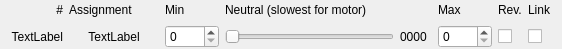
<?xml version="1.0" encoding="UTF-8"?>
<ui version="4.0">
 <class>outputChannelForm</class>
 <widget class="QWidget" name="outputChannelForm">
  <property name="geometry">
   <rect>
    <x>0</x>
    <y>0</y>
    <width>562</width>
    <height>49</height>
   </rect>
  </property>
  <property name="windowTitle">
   <string>Form</string>
  </property>
  <layout class="QGridLayout" name="gridLayout">
   <property name="topMargin">
    <number>1</number>
   </property>
   <property name="bottomMargin">
    <number>1</number>
   </property>
   <item row="1" column="0">
    <widget class="QLabel" name="actuatorNumber">
     <property name="sizePolicy">
      <sizepolicy hsizetype="Minimum" vsizetype="Preferred">
       <horstretch>0</horstretch>
       <verstretch>0</verstretch>
      </sizepolicy>
     </property>
     <property name="minimumSize">
      <size>
       <width>20</width>
       <height>0</height>
      </size>
     </property>
     <property name="toolTip">
      <string>Channel Number</string>
     </property>
     <property name="layoutDirection">
      <enum>Qt::LeftToRight</enum>
     </property>
     <property name="text">
      <string>TextLabel</string>
     </property>
     <property name="alignment">
      <set>Qt::AlignRight|Qt::AlignTrailing|Qt::AlignVCenter</set>
     </property>
    </widget>
   </item>
   <item row="1" column="1">
    <widget class="QLabel" name="actuatorName">
     <property name="sizePolicy">
      <sizepolicy hsizetype="Minimum" vsizetype="Preferred">
       <horstretch>0</horstretch>
       <verstretch>0</verstretch>
      </sizepolicy>
     </property>
     <property name="minimumSize">
      <size>
       <width>90</width>
       <height>0</height>
      </size>
     </property>
     <property name="text">
      <string>TextLabel</string>
     </property>
     <property name="alignment">
      <set>Qt::AlignCenter</set>
     </property>
    </widget>
   </item>
   <item row="1" column="2">
    <widget class="QSpinBox" name="actuatorMin">
     <property name="toolTip">
      <string>Minimum PWM value, beware of not overdriving your servo.</string>
     </property>
     <property name="maximum">
      <number>9999</number>
     </property>
    </widget>
   </item>
   <item row="1" column="3">
    <spacer name="horizontalSpacer">
     <property name="orientation">
      <enum>Qt::Horizontal</enum>
     </property>
     <property name="sizeType">
      <enum>QSizePolicy::Minimum</enum>
     </property>
     <property name="sizeHint" stdset="0">
      <size>
       <width>0</width>
       <height>20</height>
      </size>
     </property>
    </spacer>
   </item>
   <item row="1" column="4">
    <widget class="QSlider" name="actuatorNeutral">
     <property name="sizePolicy">
      <sizepolicy hsizetype="Expanding" vsizetype="Fixed">
       <horstretch>0</horstretch>
       <verstretch>0</verstretch>
      </sizepolicy>
     </property>
     <property name="minimumSize">
      <size>
       <width>0</width>
       <height>0</height>
      </size>
     </property>
     <property name="maximum">
      <number>9999</number>
     </property>
     <property name="orientation">
      <enum>Qt::Horizontal</enum>
     </property>
    </widget>
   </item>
   <item row="1" column="6">
    <spacer name="horizontalSpacer_2">
     <property name="orientation">
      <enum>Qt::Horizontal</enum>
     </property>
     <property name="sizeType">
      <enum>QSizePolicy::Minimum</enum>
     </property>
     <property name="sizeHint" stdset="0">
      <size>
       <width>5</width>
       <height>20</height>
      </size>
     </property>
    </spacer>
   </item>
   <item row="1" column="9">
    <widget class="QCheckBox" name="actuatorRev">
     <property name="toolTip">
      <string>Check to invert the channel.</string>
     </property>
    </widget>
   </item>
   <item row="1" column="10">
    <widget class="QCheckBox" name="actuatorLink">
     <property name="toolTip">
      <string>Output mode</string>
     </property>
    </widget>
   </item>
   <item row="1" column="8">
    <widget class="QSpinBox" name="actuatorMax">
     <property name="toolTip">
      <string>Maximum PWM value, beware of not overdriving your servo.</string>
     </property>
     <property name="maximum">
      <number>9999</number>
     </property>
    </widget>
   </item>
   <item row="0" column="1">
    <widget class="QLabel" name="legend0">
     <property name="sizePolicy">
      <sizepolicy hsizetype="Minimum" vsizetype="Preferred">
       <horstretch>0</horstretch>
       <verstretch>0</verstretch>
      </sizepolicy>
     </property>
     <property name="text">
      <string>Assignment</string>
     </property>
    </widget>
   </item>
   <item row="0" column="2">
    <widget class="QLabel" name="legend1">
     <property name="sizePolicy">
      <sizepolicy hsizetype="Minimum" vsizetype="Preferred">
       <horstretch>0</horstretch>
       <verstretch>0</verstretch>
      </sizepolicy>
     </property>
     <property name="text">
      <string>Min</string>
     </property>
    </widget>
   </item>
   <item row="0" column="4">
    <widget class="QLabel" name="legend2">
     <property name="sizePolicy">
      <sizepolicy hsizetype="Minimum" vsizetype="Preferred">
       <horstretch>0</horstretch>
       <verstretch>0</verstretch>
      </sizepolicy>
     </property>
     <property name="text">
      <string>Neutral (slowest for motor)</string>
     </property>
    </widget>
   </item>
   <item row="0" column="8">
    <widget class="QLabel" name="legend3">
     <property name="sizePolicy">
      <sizepolicy hsizetype="Minimum" vsizetype="Preferred">
       <horstretch>0</horstretch>
       <verstretch>0</verstretch>
      </sizepolicy>
     </property>
     <property name="text">
      <string>Max</string>
     </property>
    </widget>
   </item>
   <item row="0" column="9">
    <widget class="QLabel" name="legend4">
     <property name="sizePolicy">
      <sizepolicy hsizetype="Minimum" vsizetype="Preferred">
       <horstretch>0</horstretch>
       <verstretch>0</verstretch>
      </sizepolicy>
     </property>
     <property name="text">
      <string>Rev.</string>
     </property>
    </widget>
   </item>
   <item row="0" column="10">
    <widget class="QLabel" name="legend5">
     <property name="sizePolicy">
      <sizepolicy hsizetype="Minimum" vsizetype="Preferred">
       <horstretch>0</horstretch>
       <verstretch>0</verstretch>
      </sizepolicy>
     </property>
     <property name="text">
      <string>Link</string>
     </property>
    </widget>
   </item>
   <item row="1" column="5">
    <widget class="QLabel" name="actuatorValue">
     <property name="sizePolicy">
      <sizepolicy hsizetype="Minimum" vsizetype="Preferred">
       <horstretch>0</horstretch>
       <verstretch>0</verstretch>
      </sizepolicy>
     </property>
     <property name="toolTip">
      <string>Current value of slider.</string>
     </property>
     <property name="text">
      <string>0000</string>
     </property>
    </widget>
   </item>
   <item row="0" column="0">
    <widget class="QLabel" name="legend6">
     <property name="sizePolicy">
      <sizepolicy hsizetype="Minimum" vsizetype="Preferred">
       <horstretch>0</horstretch>
       <verstretch>0</verstretch>
      </sizepolicy>
     </property>
     <property name="minimumSize">
      <size>
       <width>20</width>
       <height>0</height>
      </size>
     </property>
     <property name="layoutDirection">
      <enum>Qt::LeftToRight</enum>
     </property>
     <property name="text">
      <string>#</string>
     </property>
     <property name="alignment">
      <set>Qt::AlignRight|Qt::AlignTrailing|Qt::AlignVCenter</set>
     </property>
     <property name="margin">
      <number>0</number>
     </property>
    </widget>
   </item>
  </layout>
 </widget>
 <resources/>
 <connections/>
</ui>
